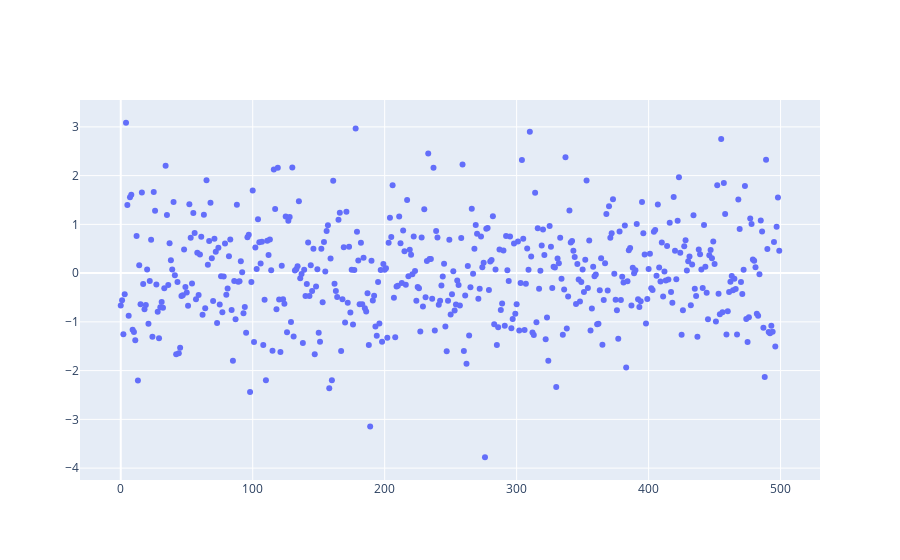

The code cell stored with this chart in its notebook:
### Markdown cell above
Так и сразу с точками:

### Code cell
fig = go.Figure(data=go.Scatter(
    y = np.random.randn(500),
    mode='markers',  
    )
)
fig.show()

### Figure 1 — Plotly figure (JSON) as saved in the notebook; plotly's stock layout.template omitted (floating-point values rounded to 4 significant figures; data arrays with more than 128 entries replaced by an {"elided": "..."} marker saying what was removed)
{"data": [{"mode": "markers", "type": "scatter", "y": {"elided": "500 float values"}}], "layout": {}}
